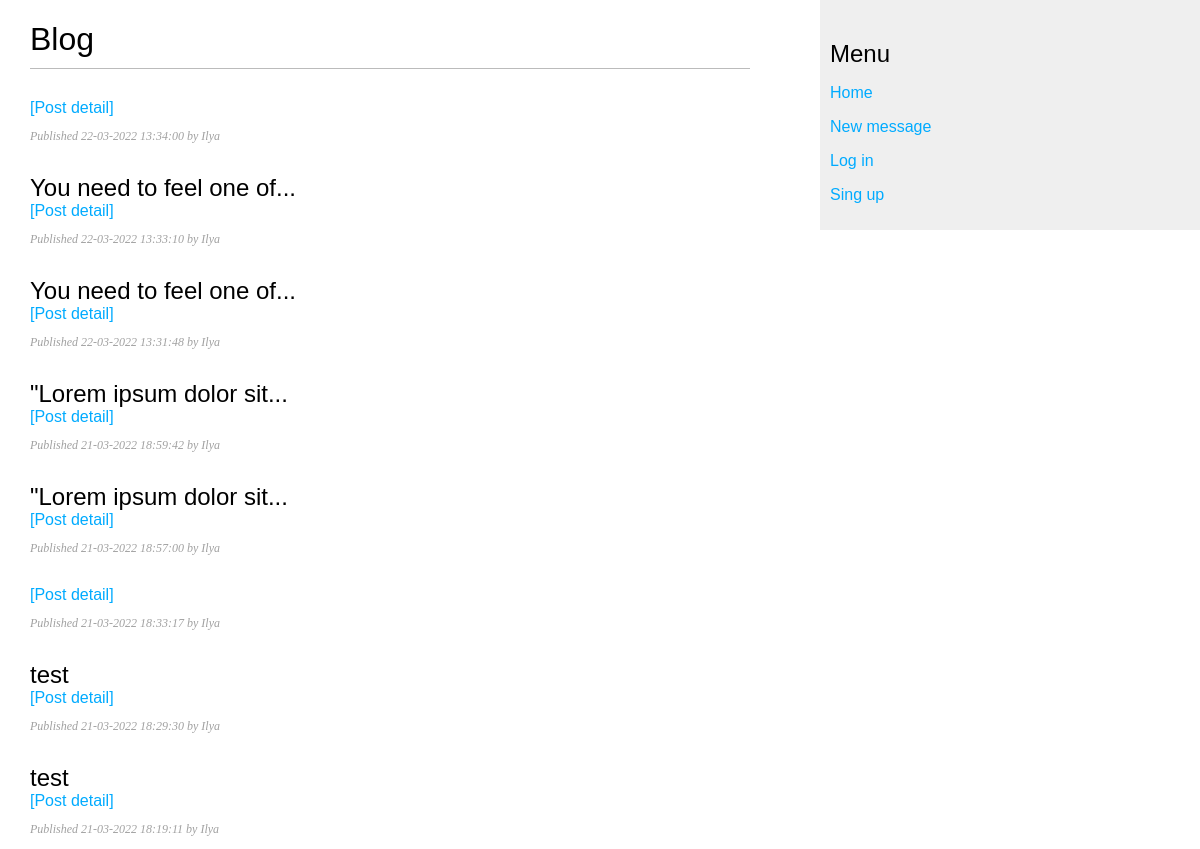
/blog/, run on an earlier commit of the app's database.
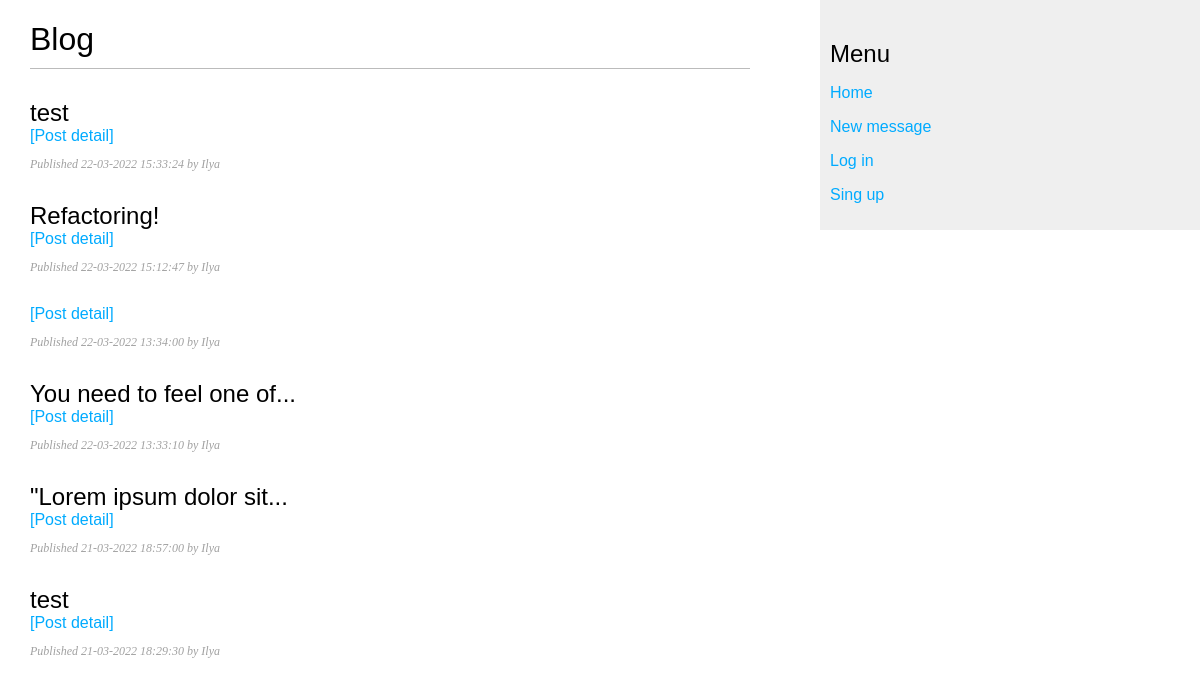
And on a later commit of the database.
### tables this page shows
CREATE TABLE messages (
    message_id INTEGER UNIQUE PRIMARY KEY AUTOINCREMENT,
    author INTEGER,
    published TEXT,
    body TEXT,
    link TEXT
);

### routers/blog.py (the view)
@router.get("/", response_class=HTMLResponse)
async def blog_list(request: Request):
    messages = await message_database.get_all_messages()
    return templates.TemplateResponse("blog/list.html", {"request": request,
                                                         "messages": messages})

### templates/blog/list.html (shortened to what this page needs)
{% extends "./base.html" %}
{% block content %}
    <h1>Blog</h1>
    {% for message in messages %}
        <h2>
            {{ message.body | truncate(length=30) }}
        </h2>
        <a href="{{ request.path }}{{message.message_id}}">
            [Post detail]
        </a>
        <p class="date">
            Published {{ message.published }} by {{ message.author }}
        </p>
    {% endfor %}
{% endblock %}

### templates/base.html (shortened to what this page needs)
<!DOCTYPE html>
<html>
<head>
    <link href="{{ url_for('static', path='css/blog.css') }}" rel="stylesheet">
</head>
<body>
    <div id="content">
        {% block content %}{% endblock %}
    </div>
    <div id="sidebar">
        <h2>Menu</h2>
        <p><a href="/">Home</a></p>
        <p><a href="/blog/new_message">New message</a></p>
        <p><a href="/user/login">Log in</a></p>
        <p><a href="/user/singup">Sing up</a></p>
    </div>
</body>
</html>

### static/css/blog.css (style rules this page uses)
body { margin:0; padding:0; font-family:helvetica, sans-serif; }
a { color:#00abff; text-decoration:none; }
h1 { font-weight:normal; border-bottom:1px solid #bbb; padding:0 0 10px 0; }
h2 { font-weight:normal; margin:30px 0 0; }
#content { float:left; width:60%; padding:0 0 0 30px; }
#sidebar { float:right; width:30%; padding:10px; background:#efefef; height:100%; }
p.date { color: #a1a1a1; font-family: georgia, serif; font-size: 12px; font-style: italic; }

What changed in the data, as far as the page shows it:
removed messages: body "You need to feel one of...", published "22-03-2022 13:31:48", author "Ilya"
removed messages: body "\"Lorem ipsum dolor sit...", published "21-03-2022 18:59:42", author "Ilya"
removed messages: published "21-03-2022 18:33:17", author "Ilya"
removed messages: body "test", published "21-03-2022 18:19:11", author "Ilya"
added messages: body "test", published "22-03-2022 15:33:24", author "Ilya"
added messages: body "Refactoring!", published "22-03-2022 15:12:47", author "Ilya"
